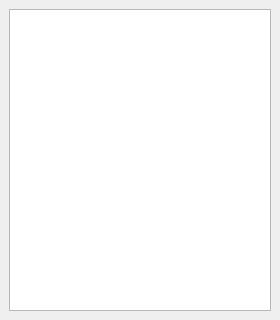
<?xml version="1.0" encoding="UTF-8"?>
<ui version="4.0">
 <class>PositionsDock</class>
 <widget class="QDockWidget" name="PositionsDock">
  <property name="geometry">
   <rect>
    <x>0</x>
    <y>0</y>
    <width>280</width>
    <height>320</height>
   </rect>
  </property>
  <property name="features">
   <set>QDockWidget::DockWidgetFloatable|QDockWidget::DockWidgetMovable</set>
  </property>
  <property name="windowTitle">
   <string>Positions</string>
  </property>
  <widget class="QWidget" name="dockWidgetContents">
   <layout class="QVBoxLayout" name="verticalLayout">
    <item>
     <widget class="QTableView" name="positionsView">
      <property name="autoScroll">
       <bool>false</bool>
      </property>
      <property name="editTriggers">
       <set>QAbstractItemView::NoEditTriggers</set>
      </property>
      <property name="selectionMode">
       <enum>QAbstractItemView::NoSelection</enum>
      </property>
      <property name="gridStyle">
       <enum>Qt::DotLine</enum>
      </property>
      <property name="wordWrap">
       <bool>false</bool>
      </property>
      <property name="cornerButtonEnabled">
       <bool>false</bool>
      </property>
     </widget>
    </item>
   </layout>
  </widget>
 </widget>
 <resources/>
 <connections/>
</ui>
